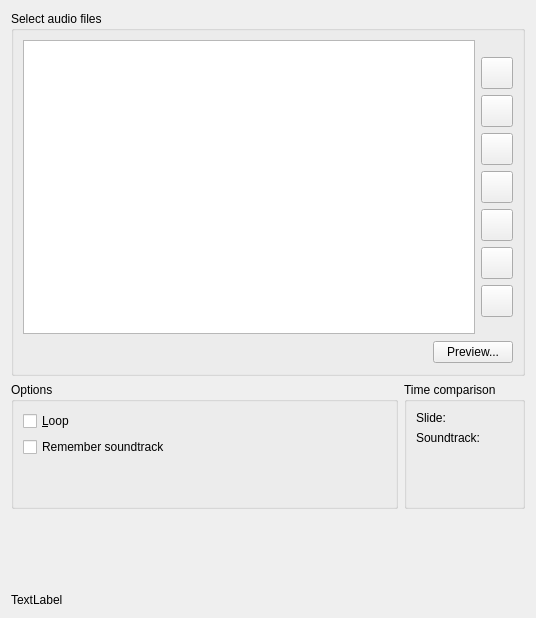
<?xml version="1.0" encoding="UTF-8"?>
<ui version="4.0">
 <class>PresentationAudioPage</class>
 <widget class="QWidget" name="PresentationAudioPage">
  <property name="geometry">
   <rect>
    <x>0</x>
    <y>0</y>
    <width>536</width>
    <height>618</height>
   </rect>
  </property>
  <layout class="QVBoxLayout" name="verticalLayout_5">
   <item>
    <widget class="QGroupBox" name="m_selectionGroupBox">
     <property name="sizePolicy">
      <sizepolicy hsizetype="Expanding" vsizetype="MinimumExpanding">
       <horstretch>0</horstretch>
       <verstretch>0</verstretch>
      </sizepolicy>
     </property>
     <property name="title">
      <string>Select audio files</string>
     </property>
     <layout class="QVBoxLayout" name="verticalLayout_3">
      <item>
       <layout class="QHBoxLayout" name="horizontalLayout_2">
        <item>
         <widget class="Digikam::PresentationAudioList" name="m_SoundFilesListBox"/>
        </item>
        <item>
         <layout class="QVBoxLayout" name="verticalLayout">
          <item>
           <spacer name="spacer14_2">
            <property name="orientation">
             <enum>Qt::Vertical</enum>
            </property>
            <property name="sizeType">
             <enum>QSizePolicy::Expanding</enum>
            </property>
            <property name="sizeHint" stdset="0">
             <size>
              <width>28</width>
              <height>17</height>
             </size>
            </property>
           </spacer>
          </item>
          <item>
           <widget class="QPushButton" name="m_SoundFilesButtonUp">
            <property name="sizePolicy">
             <sizepolicy hsizetype="Fixed" vsizetype="Fixed">
              <horstretch>0</horstretch>
              <verstretch>0</verstretch>
             </sizepolicy>
            </property>
            <property name="minimumSize">
             <size>
              <width>32</width>
              <height>32</height>
             </size>
            </property>
            <property name="maximumSize">
             <size>
              <width>32</width>
              <height>32</height>
             </size>
            </property>
            <property name="sizeIncrement">
             <size>
              <width>6</width>
              <height>0</height>
             </size>
            </property>
            <property name="whatsThis">
             <string>Move the current image up in the portfolio list.</string>
            </property>
            <property name="text">
             <string/>
            </property>
           </widget>
          </item>
          <item>
           <widget class="QPushButton" name="m_SoundFilesButtonAdd">
            <property name="sizePolicy">
             <sizepolicy hsizetype="Minimum" vsizetype="Minimum">
              <horstretch>0</horstretch>
              <verstretch>0</verstretch>
             </sizepolicy>
            </property>
            <property name="minimumSize">
             <size>
              <width>32</width>
              <height>32</height>
             </size>
            </property>
            <property name="maximumSize">
             <size>
              <width>32</width>
              <height>32</height>
             </size>
            </property>
            <property name="whatsThis">
             <string>Add some image files to the portfolio list.</string>
            </property>
            <property name="text">
             <string/>
            </property>
           </widget>
          </item>
          <item>
           <widget class="QPushButton" name="m_SoundFilesButtonDelete">
            <property name="sizePolicy">
             <sizepolicy hsizetype="Minimum" vsizetype="Minimum">
              <horstretch>0</horstretch>
              <verstretch>0</verstretch>
             </sizepolicy>
            </property>
            <property name="minimumSize">
             <size>
              <width>32</width>
              <height>32</height>
             </size>
            </property>
            <property name="maximumSize">
             <size>
              <width>32</width>
              <height>32</height>
             </size>
            </property>
            <property name="whatsThis">
             <string>Remove some image files from the portfolio list.</string>
            </property>
            <property name="text">
             <string/>
            </property>
           </widget>
          </item>
          <item>
           <widget class="QPushButton" name="m_SoundFilesButtonDown">
            <property name="sizePolicy">
             <sizepolicy hsizetype="Minimum" vsizetype="Minimum">
              <horstretch>0</horstretch>
              <verstretch>0</verstretch>
             </sizepolicy>
            </property>
            <property name="minimumSize">
             <size>
              <width>32</width>
              <height>32</height>
             </size>
            </property>
            <property name="maximumSize">
             <size>
              <width>32</width>
              <height>32</height>
             </size>
            </property>
            <property name="whatsThis">
             <string>Move the current image down in the portfolio list.</string>
            </property>
            <property name="text">
             <string/>
            </property>
           </widget>
          </item>
          <item>
           <widget class="QPushButton" name="m_SoundFilesButtonLoad">
            <property name="sizePolicy">
             <sizepolicy hsizetype="Minimum" vsizetype="Minimum">
              <horstretch>0</horstretch>
              <verstretch>0</verstretch>
             </sizepolicy>
            </property>
            <property name="minimumSize">
             <size>
              <width>32</width>
              <height>32</height>
             </size>
            </property>
            <property name="maximumSize">
             <size>
              <width>32</width>
              <height>32</height>
             </size>
            </property>
            <property name="whatsThis">
             <string>Move the current image down in the portfolio list.</string>
            </property>
            <property name="text">
             <string/>
            </property>
           </widget>
          </item>
          <item>
           <widget class="QPushButton" name="m_SoundFilesButtonSave">
            <property name="sizePolicy">
             <sizepolicy hsizetype="Minimum" vsizetype="Minimum">
              <horstretch>0</horstretch>
              <verstretch>0</verstretch>
             </sizepolicy>
            </property>
            <property name="minimumSize">
             <size>
              <width>32</width>
              <height>32</height>
             </size>
            </property>
            <property name="maximumSize">
             <size>
              <width>32</width>
              <height>32</height>
             </size>
            </property>
            <property name="whatsThis">
             <string>Move the current image down in the portfolio list.</string>
            </property>
            <property name="text">
             <string/>
            </property>
           </widget>
          </item>
          <item>
           <widget class="QPushButton" name="m_SoundFilesButtonReset">
            <property name="sizePolicy">
             <sizepolicy hsizetype="Minimum" vsizetype="Minimum">
              <horstretch>0</horstretch>
              <verstretch>0</verstretch>
             </sizepolicy>
            </property>
            <property name="minimumSize">
             <size>
              <width>32</width>
              <height>32</height>
             </size>
            </property>
            <property name="maximumSize">
             <size>
              <width>32</width>
              <height>32</height>
             </size>
            </property>
            <property name="whatsThis">
             <string>Move the current image down in the portfolio list.</string>
            </property>
            <property name="text">
             <string/>
            </property>
           </widget>
          </item>
          <item>
           <spacer name="spacer14">
            <property name="orientation">
             <enum>Qt::Vertical</enum>
            </property>
            <property name="sizeType">
             <enum>QSizePolicy::Expanding</enum>
            </property>
            <property name="sizeHint" stdset="0">
             <size>
              <width>28</width>
              <height>17</height>
             </size>
            </property>
           </spacer>
          </item>
         </layout>
        </item>
       </layout>
      </item>
      <item>
       <layout class="QHBoxLayout" name="horizontalLayout_3">
        <item>
         <widget class="QLabel" name="m_timeLabel">
          <property name="sizePolicy">
           <sizepolicy hsizetype="Expanding" vsizetype="Minimum">
            <horstretch>0</horstretch>
            <verstretch>0</verstretch>
           </sizepolicy>
          </property>
          <property name="text">
           <string comment="KDE::DoNotExtract"/>
          </property>
         </widget>
        </item>
        <item>
         <spacer name="horizontalSpacer_2">
          <property name="orientation">
           <enum>Qt::Horizontal</enum>
          </property>
          <property name="sizeHint" stdset="0">
           <size>
            <width>78</width>
            <height>24</height>
           </size>
          </property>
         </spacer>
        </item>
        <item>
         <widget class="QPushButton" name="m_previewButton">
          <property name="text">
           <string>Preview...</string>
          </property>
         </widget>
        </item>
       </layout>
      </item>
     </layout>
    </widget>
   </item>
   <item>
    <layout class="QHBoxLayout" name="horizontalLayout">
     <item>
      <widget class="QGroupBox" name="groupBox">
       <property name="sizePolicy">
        <sizepolicy hsizetype="MinimumExpanding" vsizetype="MinimumExpanding">
         <horstretch>0</horstretch>
         <verstretch>0</verstretch>
        </sizepolicy>
       </property>
       <property name="title">
        <string>Options</string>
       </property>
       <layout class="QVBoxLayout" name="verticalLayout_2">
        <item>
         <widget class="QCheckBox" name="m_loopCheckBox">
          <property name="text">
           <string>&amp;Loop</string>
          </property>
         </widget>
        </item>
        <item>
         <widget class="QCheckBox" name="m_rememberSoundtrack">
          <property name="text">
           <string>Remember soundtrack</string>
          </property>
         </widget>
        </item>
        <item>
         <spacer name="verticalSpacer_3">
          <property name="orientation">
           <enum>Qt::Vertical</enum>
          </property>
          <property name="sizeHint" stdset="0">
           <size>
            <width>20</width>
            <height>40</height>
           </size>
          </property>
         </spacer>
        </item>
       </layout>
      </widget>
     </item>
     <item>
      <widget class="QGroupBox" name="groupBox_2">
       <property name="title">
        <string>Time comparison</string>
       </property>
       <layout class="QVBoxLayout" name="verticalLayout_4">
        <item>
         <layout class="QGridLayout" name="gridLayout">
          <item row="0" column="0">
           <widget class="QLabel" name="label">
            <property name="text">
             <string>Slide:</string>
            </property>
           </widget>
          </item>
          <item row="0" column="1">
           <widget class="QLabel" name="m_slideTimeLabel">
            <property name="text">
             <string comment="KDE::DoNotExtract"/>
            </property>
           </widget>
          </item>
          <item row="1" column="0">
           <widget class="QLabel" name="label_2">
            <property name="text">
             <string>Soundtrack:</string>
            </property>
           </widget>
          </item>
          <item row="1" column="1">
           <widget class="QLabel" name="m_soundtrackTimeLabel">
            <property name="text">
             <string comment="KDE::DoNotExtract"/>
            </property>
           </widget>
          </item>
         </layout>
        </item>
        <item>
         <spacer name="verticalSpacer">
          <property name="orientation">
           <enum>Qt::Vertical</enum>
          </property>
          <property name="sizeHint" stdset="0">
           <size>
            <width>20</width>
            <height>40</height>
           </size>
          </property>
         </spacer>
        </item>
       </layout>
      </widget>
     </item>
    </layout>
   </item>
   <item>
    <spacer name="verticalSpacer_2">
     <property name="orientation">
      <enum>Qt::Vertical</enum>
     </property>
     <property name="sizeHint" stdset="0">
      <size>
       <width>20</width>
       <height>60</height>
      </size>
     </property>
    </spacer>
   </item>
   <item>
    <widget class="QLabel" name="m_statusBarLabel">
     <property name="text">
      <string comment="KDE::DoNotExtract">TextLabel</string>
     </property>
    </widget>
   </item>
  </layout>
 </widget>
 <customwidgets>
  <customwidget>
   <class>Digikam::PresentationAudioList</class>
   <extends>QListWidget</extends>
   <header>presentationaudiolist.h</header>
  </customwidget>
 </customwidgets>
 <resources/>
 <connections/>
</ui>
